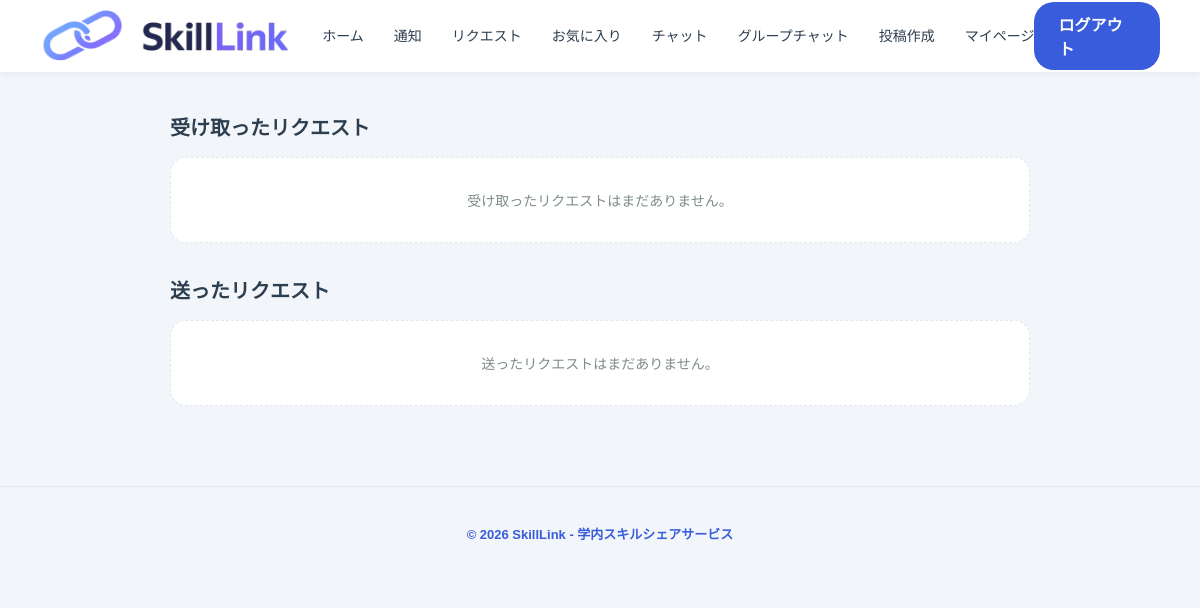
Page /requests (signed in) on the earlier database version.
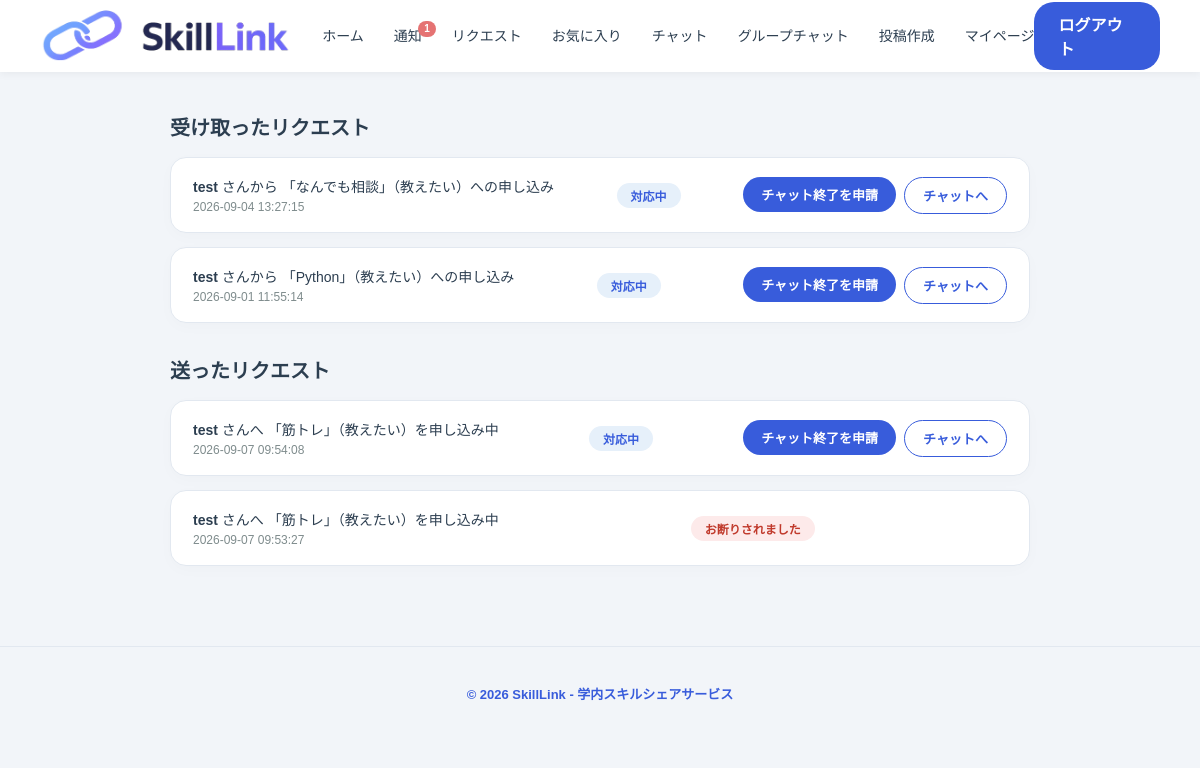
Same page on the later database version.
### tables this page shows
CREATE TABLE requests (
            request_id   INTEGER PRIMARY KEY AUTOINCREMENT,
            post_id      INTEGER NOT NULL REFERENCES posts(post_id),
            requester_id INTEGER NOT NULL REFERENCES users(user_id),
            receiver_id  INTEGER NOT NULL REFERENCES users(user_id),
            room_id      TEXT REFERENCES rooms(room_id),
            status       TEXT NOT NULL DEFAULT 'pending',
            created_at   TEXT DEFAULT (datetime('now','localtime')),
            updated_at   TEXT DEFAULT (datetime('now','localtime'))
        , requester_completed INTEGER NOT NULL DEFAULT 0, receiver_completed INTEGER NOT NULL DEFAULT 0);

CREATE TABLE users (user_id INTEGER PRIMARY KEY AUTOINCREMENT,
        name TEXT NOT NULL UNIQUE, email TEXT NOT NULL UNIQUE, password TEXT NOT NULL, grade TEXT NOT NULL, department TEXT NOT NULL,
        introduction TEXT, icon_path TEXT);

CREATE TABLE skills (skill_id INTEGER PRIMARY KEY AUTOINCREMENT, skill_name TEXT NOT NULL, category_id INTEGER NOT NULL , FOREIGN KEY(category_id) REFERENCES categories(category_id), UNIQUE (skill_name, category_id));

CREATE TABLE posts (post_id INTEGER PRIMARY KEY AUTOINCREMENT, user_id INTEGER NOT NULL, skill_id INTEGER NOT NULL, post_type TEXT NOT NULL,
        post_text TEXT NOT NULL, post_date TIMESTAMP DEFAULT CURRENT_TIMESTAMP, category_id INTEGER NOT NULL, image_path TEXT,
        FOREIGN KEY(user_id) REFERENCES users(user_id),  FOREIGN KEY(skill_id) REFERENCES skills(skill_id), FOREIGN KEY(category_id) REFERENCES categories(category_id));

### routes/requests.py (the view, shortened to what this page needs)
@requests_bp.route('/requests', methods=['GET'])
def list_requests():
    user_id = session.get('user_id')
    if not user_id:
        return redirect('/login')
    db = get_db()
    sent = db.execute("""
        SELECT r.request_id, r.status, r.room_id, r.created_at,
               r.requester_completed, r.receiver_completed,
               u.name AS partner_name, s.skill_name, p.post_type
        FROM requests r
        JOIN posts p ON r.post_id = p.post_id
        JOIN skills s ON p.skill_id = s.skill_id
        JOIN users u ON r.receiver_id = u.user_id
        WHERE r.requester_id = ?
        ORDER BY r.created_at DESC
    """, (user_id,)).fetchall()
    received = db.execute("""
        SELECT r.request_id, r.status, r.room_id, r.created_at,
               r.requester_completed, r.receiver_completed,
               u.name AS partner_name, s.skill_name, p.post_type
        FROM requests r
        JOIN posts p ON r.post_id = p.post_id
        JOIN skills s ON p.skill_id = s.skill_id
        JOIN users u ON r.requester_id = u.user_id
        WHERE r.receiver_id = ?
        ORDER BY r.created_at DESC
    """, (user_id,)).fetchall()
    return render_template('request_list.html', sent=sent, received=received)

### app.py (called while the page is built)
@app.after_request
def add_header(response):
    response.headers['Cache-Control'] = (
        'no-store, no-cache, must-revalidate, post-check=0, pre-check=0,'
        ' max-age=0'
    )
    response.headers['Pragma'] = 'no-cache'
    response.headers['Expires'] = '0'
    return response

@app.context_processor
def inject_unread_notifications():
    if 'user_id' in session:
        db = get_db()
        count = db.execute(
            'SELECT COUNT(*) FROM notifications WHERE user_id = ? AND is_read'
            ' = 0',
            (session['user_id'],),
        ).fetchone()[0]
        return {'unread_notifications': count}
    return {'unread_notifications': 0}

### routes/auth.py (called while the page is built)
def connect_db():
    rv = sqlite3.connect(DATABASE, timeout=20.0)
    rv.row_factory = sqlite3.Row
    return rv

def get_db():
    if not hasattr(g, 'sqlite_db'):
        g.sqlite_db = connect_db()
    return g.sqlite_db

### templates/request_list.html (shortened to what the changed rows need)
<!DOCTYPE html>
<html lang="ja">
<head>
<link rel="stylesheet" href="{{ url_for('static', filename='css/variables.css') }}">
<link rel="stylesheet" href="{{ url_for('static', filename='css/header.css') }}">
<link rel="stylesheet" href="{{ url_for('static', filename='css/footer.css') }}">
<link rel="stylesheet" href="{{ url_for('static', filename='css/request_list.css') }}">
</head>
<body>
    {% include 'header.html' %}
    <div class="container">
        <h2>受け取ったリクエスト</h2>
        {% if received %}
            <div class="request-list">
                {% for req in received %}
                    <div class="request-card">
                        <div class="request-info">
                            <p class="request-title">
                                <strong>{{ req.partner_name }}</strong> さんから
                                「{{ req.skill_name }}」（{{ req.post_type }}）への申し込み
                            </p>
                            <p class="request-meta">{{ req.created_at }}</p>
                        </div>
                        <div class="request-status">
                            {% if req.status == 'pending' %}
                                <span class="badge badge-pending">申し込み中</span>
                            {% elif req.status == 'accepted' %}
                                <span class="badge badge-accepted">対応中</span>
                            {% elif req.status == 'completed' %}
                                <span class="badge badge-completed">評価待ち</span>
                            {% elif req.status == 'completed' %}
                                <span class="badge badge-completed">セッション完了</span>
                            {% elif req.status == 'reviewed' %}
                                <span class="badge badge-reviewed">評価済み</span>
                            {% elif req.status == 'declined' %}
                                <span class="badge badge-declined">お断り</span>
                            {% endif %}
                        </div>
                        <div class="request-actions">
                            {% if req.status == 'pending' %}
                                <form action="{{ url_for('requests_bp.accept_request', request_id=req.request_id) }}" method="POST">
                                    <button type="submit" class="btn">承認</button>
                                </form>
                                <form action="{{ url_for('requests_bp.decline_request', request_id=req.request_id) }}" method="POST">
                                    <button type="submit" class="btn btn-outline">拒否</button>
                                </form>
                            {% elif req.status == 'accepted' %}
                                {% if req.receiver_completed %}
                                    <span class="btn btn-outline" style="pointer-events:none; opacity:0.6;">終了承認待ち</span>
                                {% else %}
                                    <form action="{{ url_for('requests_bp.complete_request', request_id=req.request_id) }}" method="POST">
                                        <button type="submit" class="btn">チャット終了を申請</button>
                                    </form>
                                {% endif %}
                            {% endif %}
                            {% if req.room_id and req.status in ['accepted', 'completed', 'reviewed'] %}
                                <a href="{{ url_for('chat.chat_room', room_id=req.room_id) }}" class="btn btn-outline">チャットへ</a>
                            {% endif %}
                        </div>
                    </div>
                {% endfor %}
            </div>
        {% else %}
            <p class="empty-state">受け取ったリクエストはまだありません。</p>
        {% endif %}
        <h2>送ったリクエスト</h2>
        {% if sent %}
            <div class="request-list">
                {% for req in sent %}
                    <div class="request-card">
                        <div class="request-info">
                            <p class="request-title">
                                <strong>{{ req.partner_name }}</strong> さんへ
                                「{{ req.skill_name }}」（{{ req.post_type }}）を申し込み中
                            </p>
                            <p class="request-meta">{{ req.created_at }}</p>
                        </div>
                        <div class="request-status">
                            {% if req.status == 'pending' %}
                                <span class="badge badge-pending">承認待ち</span>
                            {% elif req.status == 'accepted' %}
                                <span class="badge badge-accepted">対応中</span>
                            {% elif req.status == 'completed' %}
                                <span class="badge badge-completed">評価待ち</span>
                            {% elif req.status == 'reviewed' %}
                                <span class="badge badge-reviewed">評価済み</span>
                            {% elif req.status == 'declined' %}
                                <span class="badge badge-declined">お断りされました</span>
                            {% endif %}
                        </div>
                        <div class="request-actions">
                            {% if req.status == 'accepted' %}
                            {% if req.requester_completed %}
                                <span class="btn btn-outline" style="pointer-events:none; opacity:0.6;">終了承認待ち</span>
                            {% elif req.receiver_completed %}
                                <form action="{{ url_for('requests_bp.complete_request', request_id=req.request_id) }}" method="POST">
                                    <button type="submit" class="btn">チャット終了を承認</button>
                                </form>
                            {% else %}
                                <form action="{{ url_for('requests_bp.complete_request', request_id=req.request_id) }}" method="POST">
                                    <button type="submit" class="btn">チャット終了を申請</button>
                                </form>
                            {% endif %}
                        {% elif req.status == 'completed' %}
                            <a href="{{ url_for('reviews_bp.new_review', request_id=req.request_id) }}" class="btn">評価する</a>
                        {% endif %}
                        {% if req.room_id and req.status in ['accepted', 'completed', 'reviewed'] %}
                            <a href="{{ url_for('chat.chat_room', room_id=req.room_id) }}" class="btn btn-outline">チャットへ</a>
                        {% endif %}
                        </div>
                    </div>
                {% endfor %}
            </div>
        {% else %}
            <p class="empty-state">送ったリクエストはまだありません。</p>
        {% endif %}
    </div>
</body>
</html>

Differences in the rows shown:
added requests: partner_name "test", skill_name "なんでも相談", post_type "教えたい", created_at "2026-09-04 13:27:15", status "対応中", shown under "受け取ったリクエスト"
added requests: partner_name "test", skill_name "Python", post_type "教えたい", created_at "2026-09-01 11:55:14", status "対応中", shown under "受け取ったリクエスト"
added requests: partner_name "test", skill_name "筋トレ", post_type "教えたい", created_at "2026-09-07 09:54:08", status "対応中", shown under "送ったリクエスト"
added requests: partner_name "test", skill_name "筋トレ", post_type "教えたい", created_at "2026-09-07 09:53:27", status "お断りされました", shown under "送ったリクエスト"
Other differences:
{{ unread_notifications }}: (not shown) → "1"
text no longer shown: "受け取ったリクエストはまだありません。 送ったリクエストはまだありません。"
